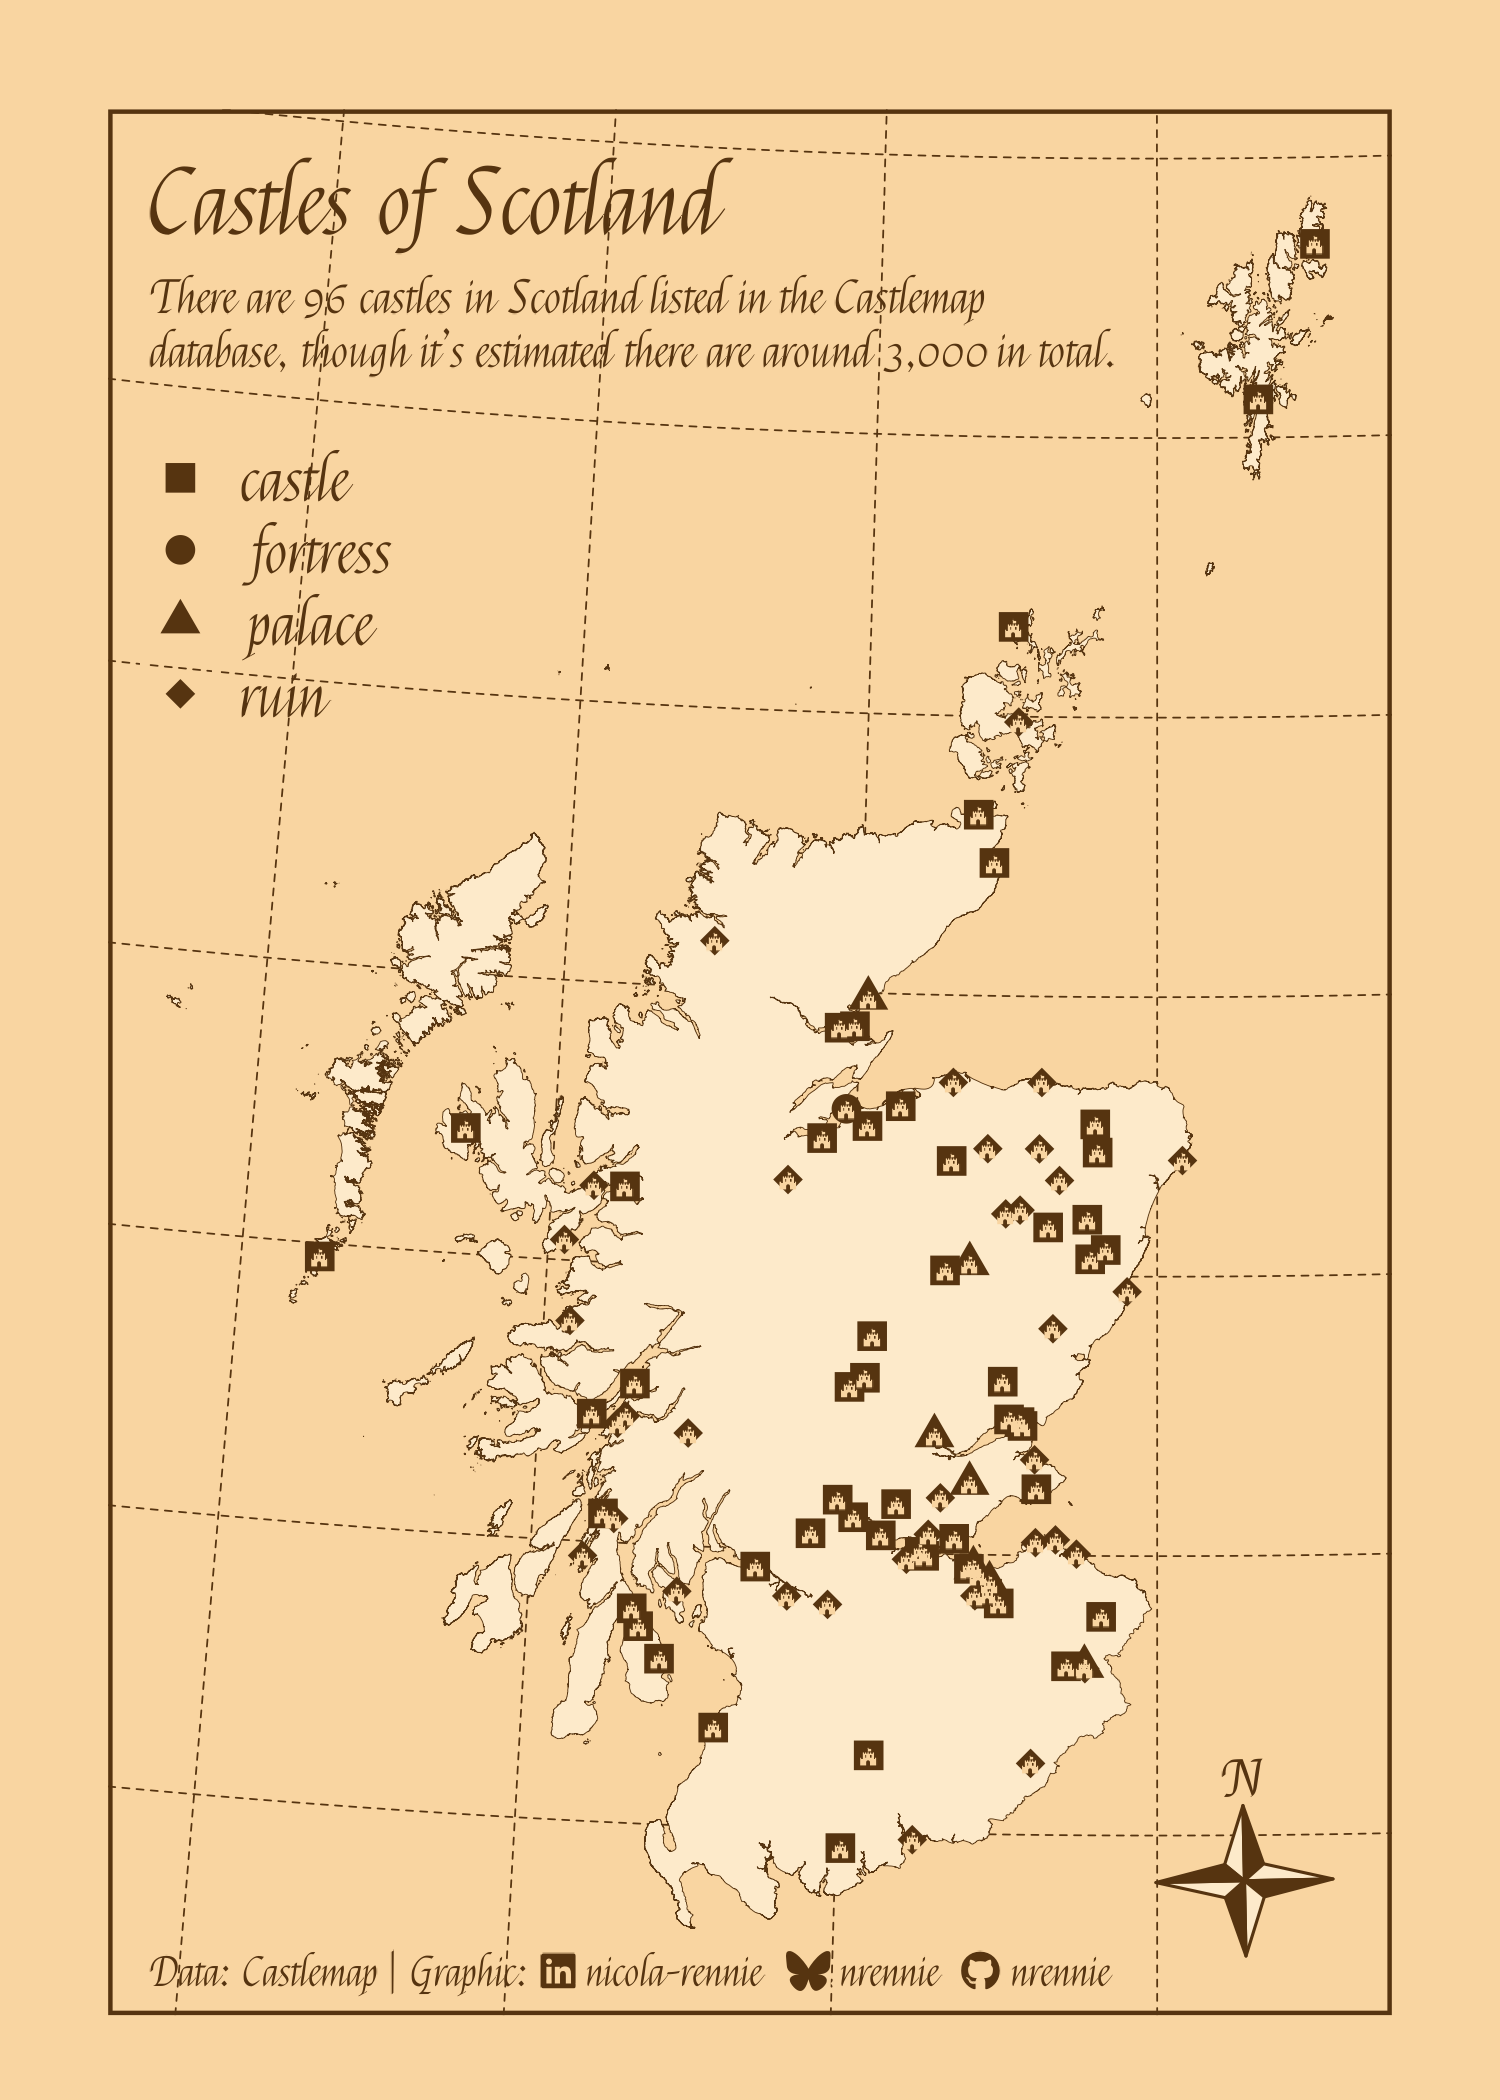

Write R code to recreate this figure.
# Load packages -----------------------------------------------------------

library(tidyverse)
library(showtext)
library(ggtext)
library(nrBrand)
library(glue)
library(ggview)
library(sf)
library(ggiraph)
library(emojifont)
library(ggmapcn)
library(htmltools)


# Load data ---------------------------------------------------------------

tuesdata <- tidytuesdayR::tt_load("2026-09-01")
world_castles <- tuesdata$world_castles

# https://geoportal.statistics.gov.uk/datasets/d4f6b6bdf58a45b093c0c189bdf92e9d_0/explore?filters=eyJDVFJZMjRDRCI6WyJTOTIwMDAwMDMiXX0%3D
scotland <- read_sf("../30DayMapChallenge/2025/data/Countries_December_2024_Boundaries_UK_BFC_-6467230212120045634/CTRY_DEC_2024_UK_BFC.shp")


# Load fonts --------------------------------------------------------------

font_add_google("Felipa")
showtext_auto()
showtext_opts(dpi = 300)
title_font <- "Felipa"
body_font <- "Felipa"


# Define colours and fonts-------------------------------------------------

bg_col <- "#f9d5a1"
text_col <- "#563410"


# Data wrangling ----------------------------------------------------------

plot_data <- world_castles |>
  filter(iso == "GB-SCT") |>
  select(name, category, lat, lon, year, image) |>
  mutate(
    year = if_else(is.na(year), "unavailable", as.character(year)),
    text = fontawesome("fa-fort-awesome")
  ) |> 
  rowwise() |> 
  mutate(
    label = HTML(glue("<b>{name}</b><br>Date: {year}<br><img src='{image}' width='200' alt='Picture of castle'><br>"))
  )

plot_sf <- plot_data |>
  st_as_sf(
    coords = c("lon", "lat"),
    crs = 4326
  ) |>
  st_transform(
    crs = st_crs(scotland)
  )


# Define text -------------------------------------------------------------

social <- nrBrand::social_caption(
  bg_colour = bg_col,
  icon_colour = text_col,
  font_colour = text_col,
  font_family = body_font,
  mastodon = NA
)
title <- "Castles of Scotland"
st <- glue("There are {nrow(plot_data)} castles in Scotland listed in the Castlemap database, though it's estimated there are around 3,000 in total.")
cap <- source_caption(source = "Castlemap", graphic = social, sep = " | ")


# Plot --------------------------------------------------------------------

g_int <- ggplot() +
  geom_sf(
    data = scotland,
    fill = "#fdeaca",
    colour = text_col,
    linewidth = 0.1
  ) +
  geom_sf(
    data = plot_sf,
    mapping = aes(shape = category),
    colour = text_col,
    size = 3
  ) +
  geom_sf_text(
    data = plot_sf,
    mapping = aes(label = text),
    colour = bg_col,
    family = "fontawesome-webfont",
    size = 1.5
  ) +
  geom_sf_interactive(
    data = plot_sf,
    mapping = aes(shape = category, data_id = name, tooltip = label),
    colour = "transparent",
    size = 3
  ) +
  annotation_compass(
    which_north = "true",
    location = "br",
    style = compass_rose_simple(
      fill = c("#fdeaca", text_col),
      line_col = text_col,
      text_col = text_col,
      text_family = body_font
    )
  ) +
  scale_shape_manual(values = c(15, 16, 17, 18)) +
  labs(
    title = title,
    subtitle = st,
    caption = cap
  ) +
  theme_void(base_size = 12, base_family = body_font) +
  theme(
    plot.margin = margin(0, 0, 10, 0),
    plot.title.position = "plot",
    plot.caption.position = "plot",
    plot.background = element_rect(fill = bg_col, colour = bg_col),
    panel.background = element_rect(fill = bg_col, colour = text_col, linewidth = 1),
    plot.title = element_textbox_simple(
      colour = text_col,
      hjust = 0,
      halign = 0,
      margin = margin(b = -50, t = 40, l = 10),
      family = title_font,
      face = "bold",
      size = rel(1.8)
    ),
    plot.subtitle = element_textbox_simple(
      colour = text_col,
      hjust = 0,
      halign = 0,
      margin = margin(b = -65, t = 55, l = 10),
      size = rel(0.9),
      maxwidth = 0.8,
      family = body_font
    ),
    plot.caption = element_textbox_simple(
      colour = text_col,
      hjust = 0,
      halign = 0,
      margin = margin(b = 15, t = -15, l = 10),
      family = body_font
    ),
    strip.text = element_textbox_simple(
      face = "bold",
      margin = margin(t = 10),
      size = rel(0.9)
    ),
    legend.title = element_blank(),
    legend.position = "inside",
    legend.position.inside = c(0.12, 0.75),
    legend.key = element_rect(colour = bg_col, fill = "transparent"),
    legend.text = element_text(size = rel(1.2),
                               colour = text_col),
    panel.grid.minor = element_blank(),
    panel.grid.major = element_line(
      colour = text_col,
      linetype = "dashed",
      linewidth = 0.2
    )
  )

g_int +
  canvas(
    width = 5, height = 7,
    units = "in", bg = bg_col,
    dpi = 300
  ) -> p


# Save --------------------------------------------------------------------

save_ggplot(
  plot = p,
  file = file.path("2026", "2026-09-01", paste0("20260901", ".png"))
)


# Interactive -------------------------------------------------------------

girafe(
  ggobj = g_int,
  bg = bg_col,
  width_svg = 5,
  height_svg = 7,
  options = list(
    opts_tooltip(
      delay_mouseover = 500,
      opacity = 0.9,
      css = glue("
        padding: 5pt;
        font-family: {body_font};
        font-size: 2rem;
        background-color: {bg_col};
        color: {text_col};
        border: solid;
        border-color: {text_col};
        border-radius: 5px;
        border-width: 2px")
    ),
    opts_hover(css = "opacity: 1;"),
    opts_hover_inv(css = "opacity: 0.7;"),
    opts_toolbar(hidden = c("saveaspng", "fullscreen")),
    opts_zoom(max = 1)
  )
)
